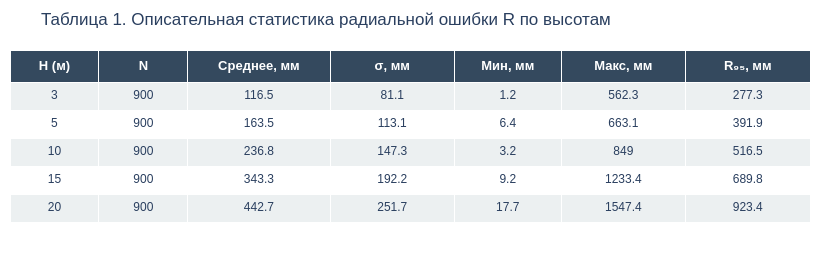

Notebook code for this chart:
### Markdown cell above
### Описательная статистика

Для первичной характеристики выборки вычислим основные числовые показатели радиальной ошибки $R$ в каждой высотной группе: объём подвыборки $N$, среднее $\bar{R}$, стандартное отклонение $\sigma$, минимум, максимум и 95-й процентиль $R$

### Code cell
desc = (
    df.groupby("H", sort=True)["R"]
    .agg(
        N="count",
        Среднее="mean",
        Ст_откл="std",
        Минимум="min",
        Максимум="max",
        P95=lambda x: x.quantile(0.95)
    )
    .round(1)
)
desc.index.name = "H (м)"
desc.columns = ["N", "Среднее, мм", "σ, мм", "Мин, мм", "Макс, мм", "R₉₅, мм"]

fig = go.Figure(data=[go.Table(
    columnwidth=[50, 50, 80, 70, 60, 70, 70],
    header=dict(
        values=["<b>H (м)</b>"] + [f"<b>{c}</b>" for c in desc.columns],
        fill_color="#34495e", font=dict(color="white", size=13),
        align="center", height=32,
    ),
    cells=dict(
        values=[desc.index.tolist()] + [desc[c].tolist() for c in desc.columns],
        fill_color=[["#ecf0f1", "#ffffff"] * 3],
        font=dict(size=12), align="center", height=28,
    )
)])
fig.update_layout(
    title="Таблица 1. Описательная статистика радиальной ошибки R по высотам",
    width=820, height=260, margin=dict(l=10, r=10, t=50, b=10),
    font=dict(family="Arial"),
)
fig.show()

n_per_h = len(df) // df["H"].nunique()
n_days = df["date"].nunique()
print(f"{n_per_h} измерений на высоту: {n_days} дней × 5 точек × 3 повтора = {n_per_h}")

print("\nОписательная статистика непрерывных ковариат:")
for col, unit in [("V", "м/с"), ("gusts", "м/с"), ("cloud", "%"), ("sat", "шт.")]:
    vals = df[col].dropna()
    print(f"  {col}: среднее = {vals.mean():.1f} {unit}, σ = {vals.std():.1f}, "
          f"диапазон [{vals.min():.1f} – {vals.max():.1f}]")

### Figure 1 — Plotly figure (JSON) as saved in the notebook; plotly's stock layout.template omitted (floating-point values rounded to 4 significant figures)
{"data": [{"cells": {"align": "center", "fill": {"color": [["#ecf0f1", "#ffffff", "#ecf0f1", "#ffffff", "#ecf0f1", "#ffffff"]]}, "font": {"size": 12}, "height": 28, "values": [[3, 5, 10, 15, 20], [900, 900, 900, 900, 900], [116.5, 163.5, 236.8, 343.3, 442.7], [81.1, 113.1, 147.3, 192.2, 251.7], [1.2, 6.4, 3.2, 9.2, 17.7], [562.3, 663.1, 849, 1233.0, 1547.0], [277.3, 391.9, 516.5, 689.8, 923.4]]}, "columnwidth": [50, 50, 80, 70, 60, 70, 70], "header": {"align": "center", "fill": {"color": "#34495e"}, "font": {"color": "white", "size": 13}, "height": 32, "values": ["<b>H (м)</b>", "<b>N</b>", "<b>Среднее, мм</b>", "<b>σ, мм</b>", "<b>Мин, мм</b>", "<b>Макс, мм</b>", "<b>R₉₅, мм</b>"]}, "type": "table"}], "layout": {"font": {"family": "Arial"}, "height": 260, "margin": {"b": 10, "l": 10, "r": 10, "t": 50}, "title": {"text": "Таблица 1. Описательная статистика радиальной ошибки R по высотам"}, "width": 820}}
